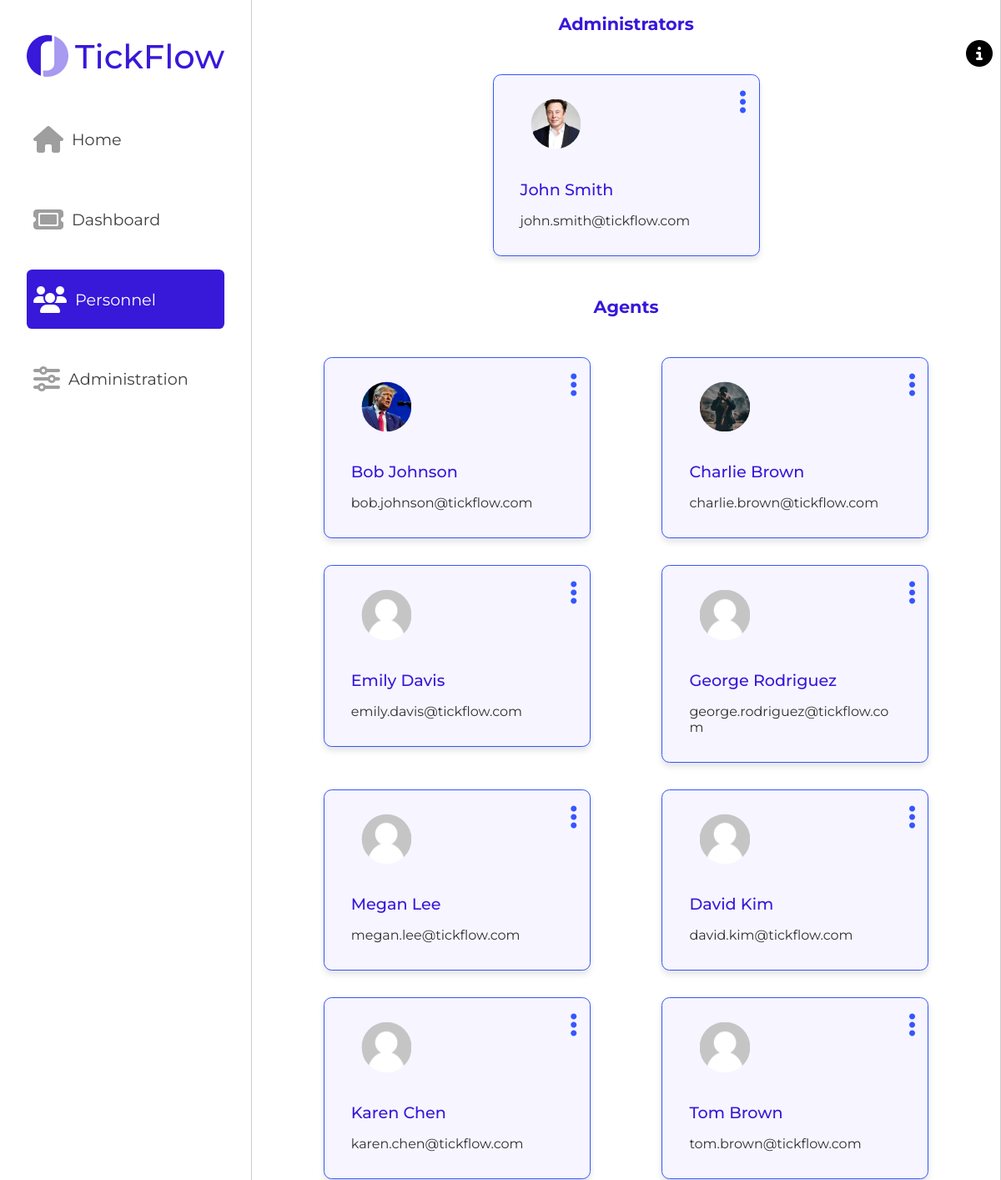
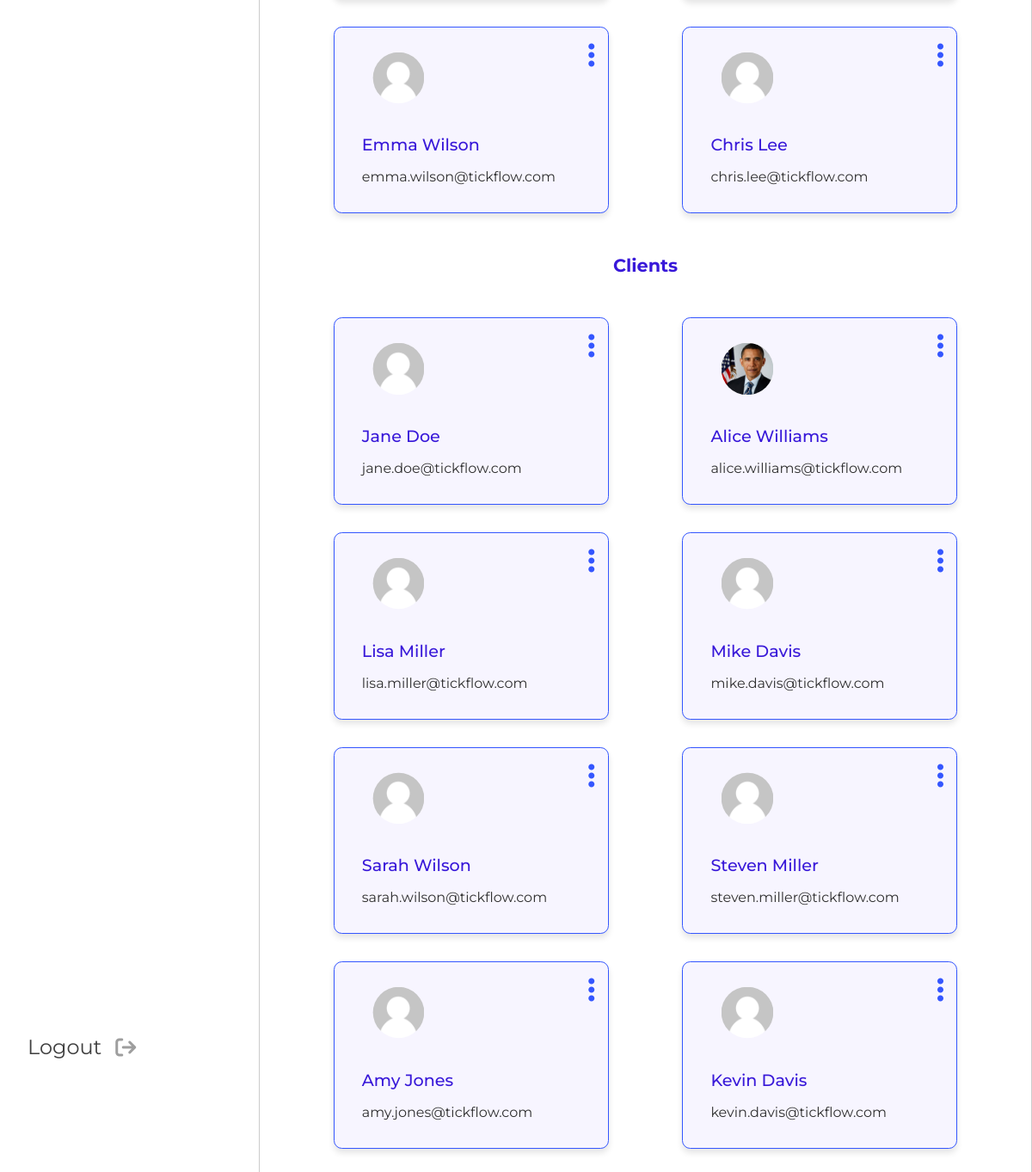
Page /server/pages/personnel.php (signed in) on the committed database (2 pictures, top to bottom).
### tables this page shows
CREATE TABLE User (
    id INTEGER CHECK (id >= 1) PRIMARY KEY AUTOINCREMENT,
    name TEXT,
    email TEXT UNIQUE NOT NULL,
    password TEXT NOT NULL,
    role TEXT CHECK (role == 'Client' OR role == 'Agent' OR role == 'Admin') DEFAULT ('Client'),
    department Integer,
    FOREIGN KEY (department) REFERENCES Department(id)
);

### server/pages/personnel.php (called while the page is built, shortened)
<?php
    include_once(__DIR__.'/../classes/session.class.php');
    include_once(__DIR__.'/../classes/user.class.php');
    include_once(__DIR__.'/../templates/personnel.tpl.php');
    include_once(__DIR__.'/../templates/common.tpl.php');
    $admins = User::getAdmins();
    $agents = User::getAgents();
    $clients = User::getClients();
    drawPersonnel($admins, $agents, $clients);
?>

### server/classes/user.class.php (called while the page is built, shortened)
<?php
class User
{
    public $id, $name, $email, $role, $department;
    public function __construct($id, $name, $email, $role, $department)
    {
        $this->id = $id;
        $this->name = $name;
        $this->email = $email;
        $this->role = $role;
    }
    public function getPhoto(){
        $path = "../images/profiles/".$this->id.".png";
        if (file_exists($path)){
            return $path;
        }
        else {
            $path = "../images/profiles/".$this->id.".jpg";
            if (file_exists($path)){
                return $path;
            } else {
                $path = "../images/profiles/".$this->id.".gif";
                if (file_exists($path)){
                    return $path;
                }
                else {
                    $path = "../images/profiles/".$this->id.".jpeg";
                    if (file_exists($path)){
                        return $path;
                    }
                }
            }
        }
        return "../images/default.png";
    }
    static public function getUserById($userID) {
        $db = getDatabaseConnection();
        $query = $db->prepare("SELECT * FROM User WHERE id = ?");
        $query->execute(array($userID));
        $results = $query->fetchAll();
        $result = $results[0];
        $user = new User($result['id'], $result['name'], $result['email'], $result['role'], $result['department']);
        return $user;
    }
    static public function getUserByRole($role){
        $db = getDatabaseConnection();
        $query = $db->prepare("SELECT * FROM User WHERE role = ?");
        $query->execute(array($role));
        $results = $query->fetchAll();
        $users = array();
        foreach ($results as $row) {
            $users[] = new User(
                $row['id'],
                $row['name'],
                $row['email'],
                $row['role'],
                $row['department']
            );
        }
        return $users;
    }
    static public function getAdmins(){
        return User::getUserByRole("Admin");
    }
    static public function getAgents(){
        return User::getUserByRole("Agent");
    }
    static public function getClients(){
        return User::getUserByRole("Client");
    }
}

### server/classes/session.class.php (called while the page is built, shortened)
<?php
include_once(__DIR__.'/../classes/user.class.php');
class Session {
    public $userID;
    public function __construct() {
        $this->userID = null;
        if (isset($_SESSION["userID"])) {
            $userID = $_SESSION["userID"];
            if (is_numeric($userID)){
                $this->userID = $_SESSION["userID"];
            }
        }
        $this->token = $_SESSION['csrf'];
    }
    public function isLoggedIn() {
        return $this->userID != null;
    }
    public function getUser(){
        return User::getUserById($this->userID);
    }
    public function isAdmin() {
        return $this->isLoggedIn() && $this->getUser()->role == "Admin";
    }
}
?>

### server/templates/personnel.tpl.php (the view, shortened to what this page needs)
<?php function drawUser($user){ ?>
    <li class="edit-container user-container">
        <?php $session = new Session(); if ($session->isAdmin()) { ?>
        <button class="dropdown-button"> <i class="fa-solid fa-ellipsis-vertical"></i> </button>
        <div class="user-dropdown edit-dropdown personnel-dropdown">
            <a class="dropdown-option" href="../pages/dashboard.php?id=<?=$user->id?>">Manage</a>
            <a class="dropdown-option" href="../actions/removeUser.action.php?id=<?=$user->id?>&csrf=<?=$session->token?>">Delete</a>
        </div>
        <?php } ?>
        <div class="edit-card user-card">
            <img src=<?=$user->getPhoto()?> alt="Profile" class="profile-img"></img>
            <p class="username"><?=$user->name?></p>
            <p class="email"><?=$user->email?></p>
        </div>
    </li>
<?php } ?>
<?php function drawPersonnel($admins, $agents, $clients){ ?>
    <main class="middle-column">
        <section class="users" id="admins">
            <h3> Administrators </h3>
            <ul>
            <?php foreach($admins as $admin){
                drawUser($admin);
            } ?>
            </ul>
        </section>
        <section class="users" id="agents">
            <h3> Agents </h3>
            <ul>
            <?php foreach($agents as $agent){
                drawUser($agent);
             } ?>
            </ul>
        </section>
        <section class="users" id="clients">
            <h3> Clients </h3>
            <ul>
            <?php foreach($clients as $client){
                drawUser($client);
             } ?>
            </ul>
        </section>
    </main>
<?php } ?>

### server/styles/personnel.css (style rules this page uses)
:root { --main-color: #3818D9; }
* { font-family: 'Montserrat', sans-serif; }
html { scroll-behavior: smooth; box-sizing: border-box; }
body { margin: 0; padding: 0; overflow: hidden; }
.middle-column { grid-column: 2/5; min-height: 100vh; border-left: solid 0.0625rem #ccc; border-right: solid 0.0625rem #ccc; }
.fa-solid, .fa-regular { font-size: 2rem; margin-right: 0.625rem; color: #9E9E9E; }
.middle-column { overflow-y: scroll; height: 100vh; -ms-overflow-style: none; scrollbar-width: none; z-index: 1; }
.profile-img { width: 3.75rem; height: 3.75rem; border-radius: 50%; padding: 5%; object-fit: cover; }
.edit-container { position: relative; }
.edit-container .edit-card { z-index: 2; position: relative; }
.edit-container .dropdown-button { z-index: 3; position: absolute; top: 1rem; right: 0rem; background-color: transparent; color: grey; border-style: none; font-size: 1rem; cursor: pointer; outline: none; }
.users>h3 { margin: 0 2rem; padding: 1rem 2rem; font-size: 1.3rem; color: var(--main-color); text-align: center; }
.users>ul { list-style: none; display: flex; flex-wrap: wrap; justify-content: space-evenly; margin: 1rem 2rem; padding-inline-start: 0; }
.user-container { margin: 1rem 2rem; position: relative; width: 20rem; }
.user-card { border-radius: 0.6rem; box-shadow: 0rem 0.3125rem 0.4375rem 0rem rgb(0 0 0 / 10%); position: relative; z-index: 2; background-color: #F7F5FF; padding: 1rem 2rem; border: 0.0625rem solid #3456ff; }
.fa-ellipsis-vertical { color: #3456ff; }
.user-container>button { z-index: 3; position: absolute; background-color: transparent; border: none; right: 0.5rem; top: 1rem; }
.edit-dropdown { z-index: 1; display: flex; flex-direction: column; position: absolute; transition: 0.9s; left: 75%; top: 0; background-color: white; padding: 0.5rem; border-radius: 0.6rem; }
.personnel-dropdown { left: 60%; }
.edit-dropdown>.dropdown-option { text-decoration: none; color: black; background-color: transparent; border-style: none; padding: 0.7rem; margin: 0.1rem 0; border-radius: 0.6rem; transition: 0.3s; font-size: 1rem; }
.user-card>.username { font-size: 1.2rem; font-weight: 500; margin-bottom: 0.5rem; color: var(--main-color); }
.user-card>.email { font-size: 1rem; color: #303030; word-break: break-word; }
@media screen and (max-width: 1200px) { .personnel-dropdown { left: 55%; } }
@media screen and (max-width: 1200px) { .middle-column { grid-column: 2/-1; } }

### rows in the picture
user: shows a picture, name "John Smith", email "john.smith@tickflow.com"
user: shows a picture, name "Bob Johnson", email "bob.johnson@tickflow.com"
user: shows a picture, name "Charlie Brown", email "charlie.brown@tickflow.com"
user: name "Emily Davis", email "emily.davis@tickflow.com"
user: name "George Rodriguez", email "george.rodriguez@tickflow.com"
user: name "Megan Lee", email "megan.lee@tickflow.com"
user: name "David Kim", email "david.kim@tickflow.com"
user: name "Karen Chen", email "karen.chen@tickflow.com"
user: name "Tom Brown", email "tom.brown@tickflow.com"
user: name "Emma Wilson", email "emma.wilson@tickflow.com"
user: name "Chris Lee", email "chris.lee@tickflow.com"
user: name "Jane Doe", email "jane.doe@tickflow.com"
user: shows a picture, name "Alice Williams", email "alice.williams@tickflow.com"
user: name "Lisa Miller", email "lisa.miller@tickflow.com"
user: name "Mike Davis", email "mike.davis@tickflow.com"
user: name "Sarah Wilson", email "sarah.wilson@tickflow.com"
user: name "Steven Miller", email "steven.miller@tickflow.com"
user: name "Amy Jones", email "amy.jones@tickflow.com"
user: name "Kevin Davis", email "kevin.davis@tickflow.com"
